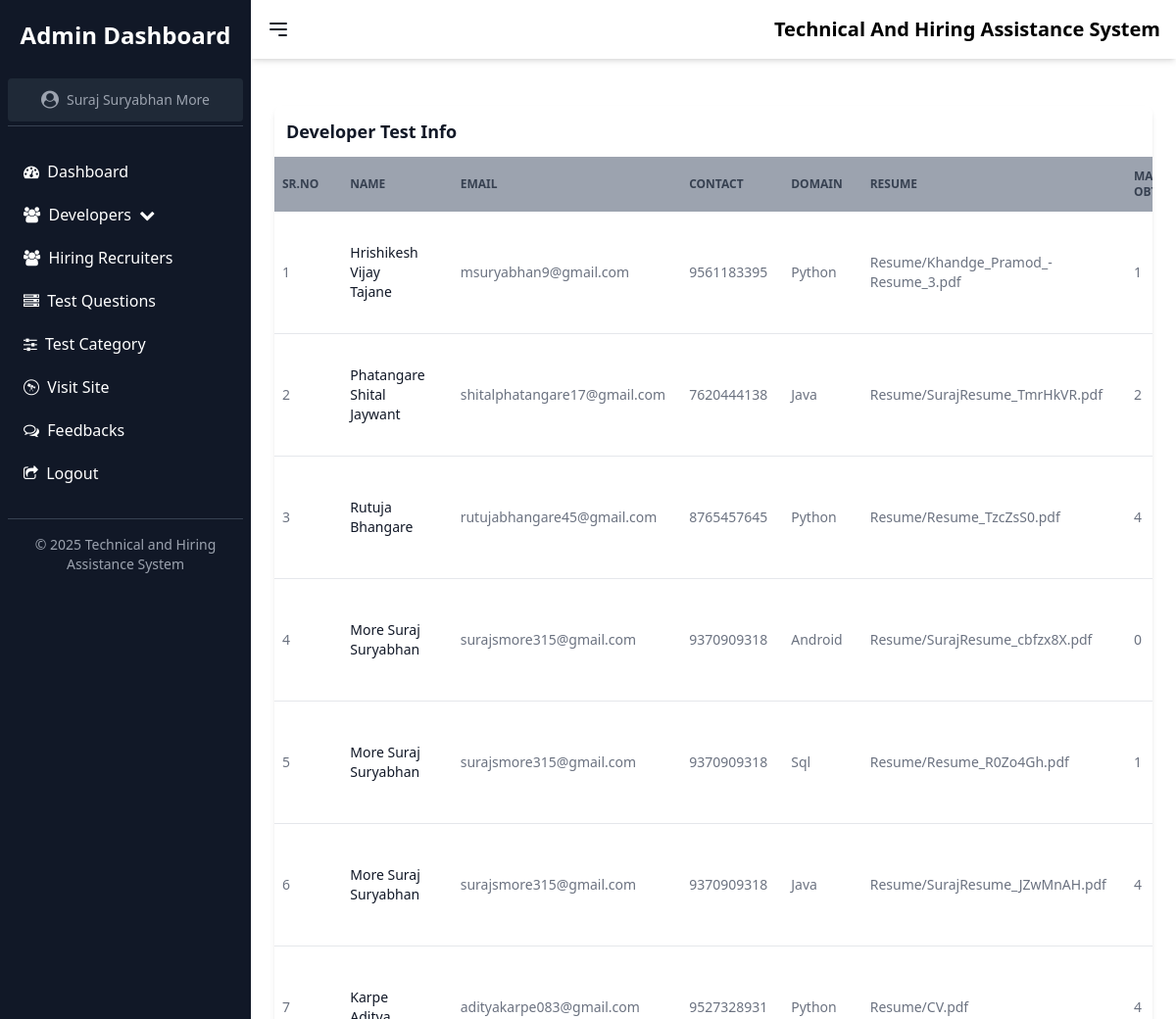
Screenshot of /dev_test (signed in) with the database file from the repository.
### myapp/models.py (models this page shows)
class Admin(models.Model):
    Name = models.CharField(max_length=100)
    Email = models.CharField(max_length=100)
    Password = models.CharField(max_length=100)
    Role = models.CharField(max_length=100)
    Contact = models.IntegerField()

class domain(models.Model):
    name = models.CharField(max_length=50)
    email = models.CharField(max_length=70)
    contact = models.IntegerField()
    domain = models.CharField(max_length=50)
    resume = models.FileField(upload_to="Resume")
    mark = models.IntegerField(default=0)
    date = models.DateTimeField()

### myapp/views.py (the view)
# urls.py: path('dev_test',views.dtest_info),
def dtest_info(request):
    if request.session.get('username2') is not None:
        email = request.session.get('username2')
        data = domain.objects.all()
        admin = Admin.objects.values_list('Name', flat=True).first()
        return render(request,"Admin/dtest_info.html",{'admin':admin,'data':data})

### templates/Admin/dtest_info.html (shortened to what this page needs)
<!DOCTYPE html>
<html lang="en">
<head>
  <script src="https://cdn.tailwindcss.com"></script>
    <link rel="stylesheet" href="https://cdnjs.cloudflare.com/ajax/libs/font-awesome/4.7.0/css/font-awesome.min.css">
</head>
<body>
   {% include 'Admin/navbar.html' %}
   <div class="flex-1 flex flex-col ml-0 md:ml-64 transition-all duration-200 ease-in-out" id="main-content">
     <main class="p-6 overflow-auto h-screen">
         <br>
       <div class="relative overflow-x-auto shadow-md sm:rounded-lg">
                <table class=" w-full text-sm text-left text-gray-500" id="content">
                    <caption class="p-3 text-lg font-semibold text-left rtl:text-right text-gray-900 bg-white dark:text-white dark:bg-gray-800">
                       Developer Test Info
                    </caption>
                    <thead class="text-xs text-gray-700  uppercase bg-gray-400">
                        <tr>
                            <th scope="col" class="px-2 py-3">Sr.No</th>
                            <th scope="col" class="px-6 py-3">Name</th>
                            <th scope="col" class="px-3 py-3">Email</th>
                            <th scope="col" class="px-3 py-3">Contact</th>
                            <th scope="col" class="px-3 py-3">Domain</th>
                            <th scope="col" class="px-4 py-3">Resume</th>
                            <th scope="col" class="px-3 py-3">Marks Obtained</th>
                        </tr>
                    </thead>
                    <tbody>
                    {% for i in data %}
                        <tr class="bg-white border-b">
                            <td class="px-2 py-3">{{ forloop.counter }}</td>
                            <td class="px-6 py-3 font-medium text-gray-900">{{ i.name }}</td>
                            <td class="px-3 py-3">{{ i.email }}</td>
                            <td class="px-3 py-3">{{ i.contact }}</td>
                            <td class="px-3 py-3">{{ i.domain }}</td>
                            <td class="px-4 py-3"><a href="media/{{ i.resume }}">{{i.resume}}</a></td>
                            <td class="px-3 py-3">{{ i.mark }}</td>
                        </tr>
                    {% endfor %}
                    </tbody>
                </table>
       </div>
     </main>
   </div>
</body>
</html>

### templates/Admin/navbar.html (shortened to what this page needs)
    <div id="sidebar" class="bg-gray-900 text-white w-64 space-y-6 py-5 px-2 h-screen fixed left-0 top-0 transform -translate-x-full md:translate-x-0 transition duration-200 ease-in-out z-50 overflow-y-auto">
        <h1 class="text-2xl font-semibold text-center">Admin Dashboard</h1>
      <header class="text-center text-gray-400 text-sm py-1 border-b border-gray-700">
        <div class="flex items-center justify-center bg-gray-800 rounded">
            <a href="admin_profile"><button id="profile-btn" class="flex justify-center items-center space-x-2 w-full hover:bg-gray-700 p-2 rounded transition">
             <i class="fa fa-user-circle text-lg"></i>
            <span>{{ admin }}</span>
            </button></a>
        </div>
      </header>
        <nav>
            <a href="Admin1" class="block py-2.5 px-4 rounded transition duration-200 hover:bg-gray-700 menu-item"><i class="fa fa-dashboard"></i>&nbsp Dashboard</a>
             <div class="relative">
                <button id="user-dropdown-btn" class="block w-full text-left py-2.5 px-4 rounded transition duration-200 hover:bg-gray-700 menu-item1"><i class="fa fa-users"></i>&nbsp Developers &nbsp<i class="fa fa-chevron-down"></i></button>
            </div>
            <a href="hr" class="block py-2.5 px-4 rounded transition duration-200 hover:bg-gray-700 menu-item"><i class="fa fa-users"></i>&nbsp Hiring Recruiters</a>
            <a href="test" class="block py-2.5 px-4 rounded transition duration-200 hover:bg-gray-700 menu-item"><i class="fa fa-server"></i>&nbsp Test Questions</a>
            <a href="test_cate" class="block py-2.5 px-4 rounded transition duration-200 hover:bg-gray-700 menu-item"><i class="fa fa-sliders"></i>&nbsp Test Category</a>
            <a href="/" class="block py-2.5 px-4 rounded transition duration-200 hover:bg-gray-700 menu-item"><i class="fa fa-wpexplorer"></i>&nbsp Visit Site</a>
            <a href="feedback" class="block py-2.5 px-4 rounded transition duration-200 hover:bg-gray-700 menu-item"><i class="fa fa-comments-o"></i>&nbsp Feedbacks</a>
            <a href="admin_logout" class="block py-2.5 px-4 rounded transition duration-200 hover:bg-gray-700 menu-item"><i class="fa fa-share-square-o"></i>&nbsp Logout</a>
        </nav>
        <footer class="text-center text-gray-400 text-sm py-4 border-t border-gray-700">
            &copy; 2025 Technical and Hiring Assistance System
        </footer>
    </div>
    <div class="flex-1 flex flex-col ml-0 md:ml-64 transition-all duration-200 ease-in-out sticky top-0 z-40" id="main-content">
        <header class="bg-white shadow-md p-4 flex justify-between items-center sticky top-0 z-40">
            <button id="menu-btn" class="text-gray-900 focus:outline-none">
                <svg class="w-6 h-6" fill="none" stroke="currentColor" viewBox="0 0 24 24" xmlns="http://www.w3.org/2000/svg">
                    <path stroke-linecap="round" stroke-linejoin="round" stroke-width="2" d="M4 6h16M4 12h16m-7 6h7"></path>
                </svg>
            </button>
            <h2 class="text-xl font-semibold">Technical And Hiring Assistance System</h2>
        </header>
    </div>

### rows the page displays
Admin: Name "Suraj Suryabhan More"
domain: name "Hrishikesh Vijay Tajane", email "msuryabhan9@gmail.com", contact "9561183395", domain "Python", resume "Resume/Khandge_Pramod_-Resume_3.pdf", mark "1"
domain: name "Phatangare Shital Jaywant", email "shitalphatangare17@gmail.com", contact "7620444138", domain "Java", resume "Resume/SurajResume_TmrHkVR.pdf", mark "2"
domain: name "Rutuja Bhangare", email "rutujabhangare45@gmail.com", contact "8765457645", domain "Python", resume "Resume/Resume_TzcZsS0.pdf", mark "4"
domain: name "More Suraj Suryabhan", email "surajsmore315@gmail.com", contact "9370909318", domain "Android", resume "Resume/SurajResume_cbfzx8X.pdf", mark "0"
domain: name "More Suraj Suryabhan", email "surajsmore315@gmail.com", contact "9370909318", domain "Sql", resume "Resume/Resume_R0Zo4Gh.pdf", mark "1"
domain: name "More Suraj Suryabhan", email "surajsmore315@gmail.com", contact "9370909318", domain "Java", resume "Resume/SurajResume_JZwMnAH.pdf", mark "4"
domain: name "Karpe…", email "adityakarpe083@gmail.com", contact "9527328931", domain "Python", resume "Resume/CV.pdf", mark "4"
